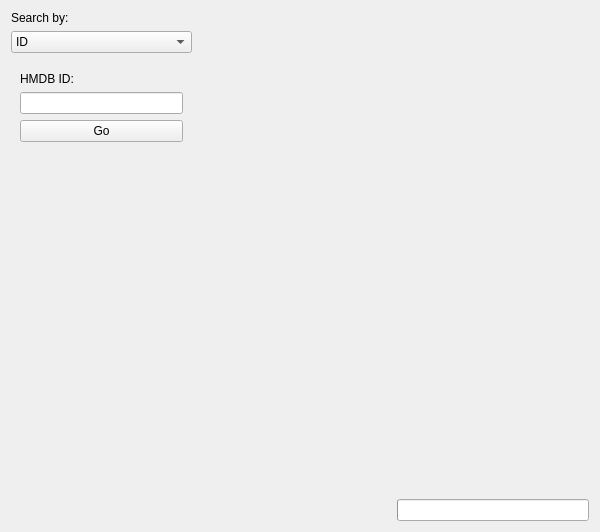
<?xml version="1.0" encoding="UTF-8"?>
<ui version="4.0">
 <class>FormQuery</class>
 <widget class="QWidget" name="FormQuery">
  <property name="geometry">
   <rect>
    <x>0</x>
    <y>0</y>
    <width>600</width>
    <height>532</height>
   </rect>
  </property>
  <property name="windowTitle">
   <string>Query HMDB</string>
  </property>
  <property name="windowIcon">
   <iconset resource="resource.qrc">
    <normaloff>:/icons/HMDB-qt.png</normaloff>:/icons/HMDB-qt.png</iconset>
  </property>
  <layout class="QVBoxLayout" name="verticalLayout">
   <item>
    <layout class="QHBoxLayout" name="horizontalLayout" stretch="1,4">
     <item>
      <layout class="QVBoxLayout" name="frameLeft" stretch="1,10">
       <item>
        <layout class="QVBoxLayout" name="frameSearchBox">
         <item>
          <widget class="QLabel" name="labelSearchBy">
           <property name="text">
            <string>Search by:</string>
           </property>
          </widget>
         </item>
         <item>
          <widget class="QComboBox" name="comboBox">
           <item>
            <property name="text">
             <string>ID</string>
            </property>
           </item>
           <item>
            <property name="text">
             <string>Name</string>
            </property>
           </item>
           <item>
            <property name="text">
             <string>Molecular Mass</string>
            </property>
           </item>
           <item>
            <property name="text">
             <string>MS/MS Spectrum</string>
            </property>
           </item>
          </widget>
         </item>
         <item>
          <spacer name="verticalSpacer">
           <property name="orientation">
            <enum>Qt::Vertical</enum>
           </property>
           <property name="sizeHint" stdset="0">
            <size>
             <width>20</width>
             <height>40</height>
            </size>
           </property>
          </spacer>
         </item>
        </layout>
       </item>
       <item>
        <layout class="QHBoxLayout" name="frameSearchOption">
         <item>
          <widget class="QStackedWidget" name="widgetSearchOption">
           <property name="currentIndex">
            <number>0</number>
           </property>
           <widget class="QWidget" name="pageOptionID">
            <layout class="QVBoxLayout" name="verticalLayout_2">
             <item>
              <widget class="QLabel" name="labelQueryID">
               <property name="text">
                <string>HMDB ID:</string>
               </property>
              </widget>
             </item>
             <item>
              <widget class="QLineEdit" name="textQueryID"/>
             </item>
             <item>
              <widget class="QPushButton" name="buttonQueryID">
               <property name="text">
                <string>Go</string>
               </property>
              </widget>
             </item>
             <item>
              <spacer name="verticalSpacer_2">
               <property name="orientation">
                <enum>Qt::Vertical</enum>
               </property>
               <property name="sizeHint" stdset="0">
                <size>
                 <width>20</width>
                 <height>40</height>
                </size>
               </property>
              </spacer>
             </item>
            </layout>
           </widget>
           <widget class="QWidget" name="pageOptionName">
            <layout class="QVBoxLayout" name="verticalLayout_4">
             <item>
              <widget class="QLineEdit" name="textQueryName"/>
             </item>
             <item>
              <widget class="QPushButton" name="buttonQueryName">
               <property name="text">
                <string>Go</string>
               </property>
              </widget>
             </item>
             <item>
              <spacer name="verticalSpacer_4">
               <property name="orientation">
                <enum>Qt::Vertical</enum>
               </property>
               <property name="sizeHint" stdset="0">
                <size>
                 <width>20</width>
                 <height>40</height>
                </size>
               </property>
              </spacer>
             </item>
            </layout>
           </widget>
           <widget class="QWidget" name="pageOptionMass">
            <layout class="QVBoxLayout" name="verticalLayout_3">
             <item>
              <layout class="QVBoxLayout" name="frameMassInput">
               <item>
                <widget class="QRadioButton" name="radioAvgMass">
                 <property name="text">
                  <string>A&amp;verage mass</string>
                 </property>
                 <property name="checked">
                  <bool>true</bool>
                 </property>
                </widget>
               </item>
               <item>
                <widget class="QRadioButton" name="radioMonoMass">
                 <property name="text">
                  <string>&amp;Monoisotopic mass</string>
                 </property>
                </widget>
               </item>
               <item>
                <widget class="QLineEdit" name="textMass"/>
               </item>
              </layout>
             </item>
             <item>
              <widget class="QPushButton" name="buttonQueryMass">
               <property name="text">
                <string>Go</string>
               </property>
              </widget>
             </item>
             <item>
              <spacer name="verticalSpacer_3">
               <property name="orientation">
                <enum>Qt::Vertical</enum>
               </property>
               <property name="sizeHint" stdset="0">
                <size>
                 <width>20</width>
                 <height>40</height>
                </size>
               </property>
              </spacer>
             </item>
             <item>
              <layout class="QVBoxLayout" name="frameMassToleranceInput">
               <item>
                <layout class="QHBoxLayout" name="frameLabelMassTolerance">
                 <item>
                  <widget class="QLabel" name="labelMassTolerance">
                   <property name="text">
                    <string>Tolerance:</string>
                   </property>
                  </widget>
                 </item>
                 <item>
                  <spacer name="horizontalSpacer">
                   <property name="orientation">
                    <enum>Qt::Horizontal</enum>
                   </property>
                   <property name="sizeHint" stdset="0">
                    <size>
                     <width>40</width>
                     <height>20</height>
                    </size>
                   </property>
                  </spacer>
                 </item>
                 <item>
                  <widget class="QLabel" name="labelMassToleranceUnit">
                   <property name="text">
                    <string>(ppm)</string>
                   </property>
                  </widget>
                 </item>
                </layout>
               </item>
               <item>
                <widget class="QLineEdit" name="textMassTolerance">
                 <property name="text">
                  <string>100</string>
                 </property>
                </widget>
               </item>
               <item>
                <widget class="QCheckBox" name="checkRelativeTolerance">
                 <property name="text">
                  <string>Use relative value</string>
                 </property>
                 <property name="checked">
                  <bool>true</bool>
                 </property>
                </widget>
               </item>
              </layout>
             </item>
            </layout>
           </widget>
           <widget class="QWidget" name="pageOptionMSMS">
            <layout class="QVBoxLayout" name="verticalLayout_5">
             <item>
              <widget class="QFrame" name="frameSelectMSMS">
               <property name="frameShape">
                <enum>QFrame::StyledPanel</enum>
               </property>
               <property name="frameShadow">
                <enum>QFrame::Raised</enum>
               </property>
               <layout class="QVBoxLayout" name="verticalLayout_6">
                <property name="leftMargin">
                 <number>0</number>
                </property>
                <property name="topMargin">
                 <number>0</number>
                </property>
                <property name="rightMargin">
                 <number>0</number>
                </property>
                <property name="bottomMargin">
                 <number>0</number>
                </property>
                <item>
                 <layout class="QHBoxLayout" name="frameSelectMSMSFile">
                  <item>
                   <widget class="QRadioButton" name="radioMSMSFromFile">
                    <property name="text">
                     <string>Fro&amp;m file:</string>
                    </property>
                    <property name="checked">
                     <bool>true</bool>
                    </property>
                   </widget>
                  </item>
                  <item>
                   <widget class="QPushButton" name="buttonSelectMSMSFile">
                    <property name="text">
                     <string notr="true">...</string>
                    </property>
                   </widget>
                  </item>
                 </layout>
                </item>
                <item>
                 <widget class="QLineEdit" name="textMSMSFile"/>
                </item>
                <item>
                 <widget class="QRadioButton" name="radioMSMSFromInput">
                  <property name="text">
                   <string>From inp&amp;ut:</string>
                  </property>
                 </widget>
                </item>
                <item>
                 <widget class="QPlainTextEdit" name="textMSMSPeaks">
                  <property name="enabled">
                   <bool>false</bool>
                  </property>
                 </widget>
                </item>
               </layout>
              </widget>
             </item>
             <item>
              <widget class="QPushButton" name="buttonOptionQueryMSMS">
               <property name="text">
                <string>Options</string>
               </property>
              </widget>
             </item>
             <item>
              <widget class="QPushButton" name="buttonQueryMSMS">
               <property name="text">
                <string>Go</string>
               </property>
              </widget>
             </item>
            </layout>
           </widget>
          </widget>
         </item>
        </layout>
       </item>
      </layout>
     </item>
     <item>
      <layout class="QVBoxLayout" name="frameRight">
       <item>
        <widget class="FrameQueryResult" name="frameResult">
         <property name="sizePolicy">
          <sizepolicy hsizetype="Preferred" vsizetype="Expanding">
           <horstretch>0</horstretch>
           <verstretch>0</verstretch>
          </sizepolicy>
         </property>
        </widget>
       </item>
       <item>
        <layout class="QHBoxLayout" name="frameStatus">
         <item>
          <widget class="QLabel" name="labelStatus">
           <property name="text">
            <string/>
           </property>
          </widget>
         </item>
         <item>
          <widget class="QProgressBar" name="progressQuery">
           <property name="sizePolicy">
            <sizepolicy hsizetype="Minimum" vsizetype="Fixed">
             <horstretch>0</horstretch>
             <verstretch>0</verstretch>
            </sizepolicy>
           </property>
           <property name="textVisible">
            <bool>false</bool>
           </property>
          </widget>
         </item>
        </layout>
       </item>
      </layout>
     </item>
    </layout>
   </item>
  </layout>
 </widget>
 <customwidgets>
  <customwidget>
   <class>FrameQueryResult</class>
   <extends>QFrame</extends>
   <header>widgets/framequeryresult.h</header>
   <container>1</container>
  </customwidget>
 </customwidgets>
 <resources>
  <include location="resource.qrc"/>
 </resources>
 <connections/>
</ui>
